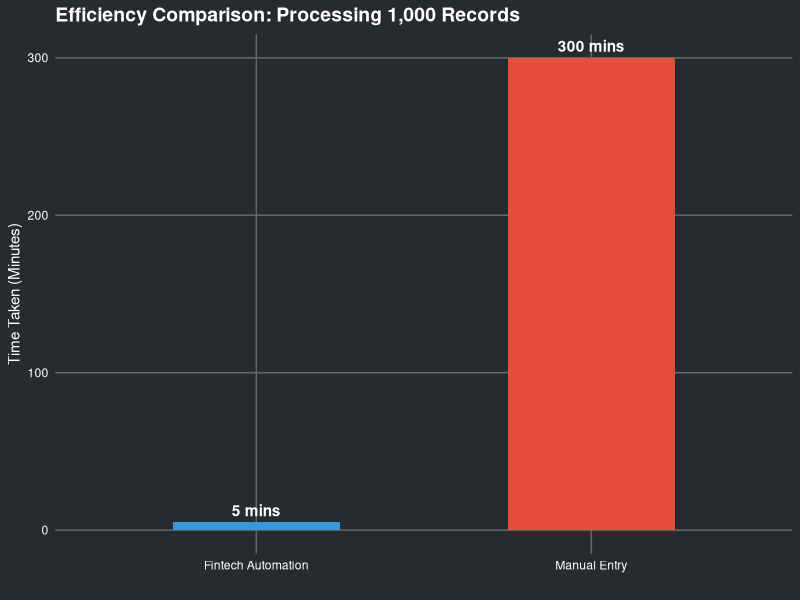

This chart was generated by the following R code:
## ---- chunk 1
#| echo: false
#| warning: false
library(ggplot2)

# 1. Define the Data
data <- data.frame(
  Method = c("Manual Entry", "Fintech Automation"),
  Time_Minutes = c(300, 5) # 5 hours vs 5 minutes
)

# 2. Create the Graph
ggplot(data, aes(x = Method, y = Time_Minutes, fill = Method)) +
  geom_bar(stat = "identity", width = 0.5) +
  geom_text(aes(label = paste(Time_Minutes, "mins")), vjust = -0.5, color = "white", fontface = "bold") +
  labs(
    title = "Efficiency Comparison: Processing 1,000 Records",
    y = "Time Taken (Minutes)",
    x = ""
  ) +
  scale_fill_manual(values = c("#3498db", "#e74c3c")) + 
  theme_minimal() +
  theme(
    # This makes the background match your website exactly
    plot.background = element_rect(fill = "#272b30", color = NA),
    panel.background = element_rect(fill = "#272b30", color = NA),
    
    # This makes all text white
    text = element_text(color = "white"),
    axis.text = element_text(color = "white"),
    plot.title = element_text(color = "white", face = "bold", size = 14),
    
    # This cleans up the grid lines
    panel.grid.major = element_line(color = "grey40"),
    panel.grid.minor = element_blank(),
    legend.position = "none"
  )
